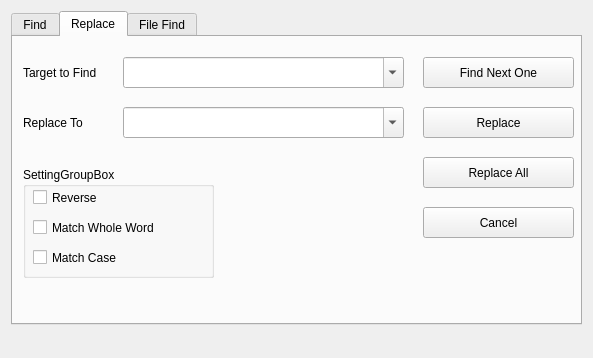
<?xml version="1.0" encoding="UTF-8"?>
<ui version="4.0">
 <class>FindDialog</class>
 <widget class="QDialog" name="FindDialog">
  <property name="geometry">
   <rect>
    <x>0</x>
    <y>0</y>
    <width>593</width>
    <height>358</height>
   </rect>
  </property>
  <property name="windowTitle">
   <string>Find</string>
  </property>
  <layout class="QGridLayout" name="gridLayout">
   <item row="0" column="0">
    <widget class="QTabWidget" name="tabWidget">
     <property name="font">
      <font>
       <family>Microsoft JhengHei UI</family>
      </font>
     </property>
     <property name="currentIndex">
      <number>1</number>
     </property>
     <property name="title" stdset="0">
      <string>SSS</string>
     </property>
     <widget class="QWidget" name="findTab">
      <property name="toolTip">
       <string>&lt;html&gt;&lt;head/&gt;&lt;body&gt;&lt;p&gt;Find String&lt;/p&gt;&lt;/body&gt;&lt;/html&gt;</string>
      </property>
      <property name="statusTip">
       <string extracomment="Find String of this doc"/>
      </property>
      <property name="accessibleName">
       <string>Find Find</string>
      </property>
      <attribute name="title">
       <string>Find</string>
      </attribute>
      <widget class="QLabel" name="targetLabel">
       <property name="geometry">
        <rect>
         <x>10</x>
         <y>20</y>
         <width>91</width>
         <height>31</height>
        </rect>
       </property>
       <property name="text">
        <string>Target to Find</string>
       </property>
      </widget>
      <widget class="QComboBox" name="comboBox">
       <property name="geometry">
        <rect>
         <x>110</x>
         <y>20</y>
         <width>281</width>
         <height>31</height>
        </rect>
       </property>
       <property name="editable">
        <bool>true</bool>
       </property>
      </widget>
      <widget class="QPushButton" name="findNextOneButton">
       <property name="geometry">
        <rect>
         <x>410</x>
         <y>20</y>
         <width>151</width>
         <height>31</height>
        </rect>
       </property>
       <property name="text">
        <string>Find Next One</string>
       </property>
      </widget>
      <widget class="QPushButton" name="countButton">
       <property name="geometry">
        <rect>
         <x>410</x>
         <y>70</y>
         <width>151</width>
         <height>31</height>
        </rect>
       </property>
       <property name="text">
        <string>Counts</string>
       </property>
      </widget>
      <widget class="QPushButton" name="cancelButton">
       <property name="geometry">
        <rect>
         <x>410</x>
         <y>170</y>
         <width>151</width>
         <height>31</height>
        </rect>
       </property>
       <property name="text">
        <string>Cancel</string>
       </property>
      </widget>
      <widget class="QGroupBox" name="groupBox">
       <property name="geometry">
        <rect>
         <x>10</x>
         <y>130</y>
         <width>191</width>
         <height>111</height>
        </rect>
       </property>
       <property name="title">
        <string>SettingGroupBox</string>
       </property>
       <widget class="QCheckBox" name="findReverseCk">
        <property name="geometry">
         <rect>
          <x>10</x>
          <y>20</y>
          <width>71</width>
          <height>21</height>
         </rect>
        </property>
        <property name="text">
         <string>Reverse</string>
        </property>
       </widget>
       <widget class="QCheckBox" name="matchWholeWordCk">
        <property name="geometry">
         <rect>
          <x>10</x>
          <y>50</y>
          <width>151</width>
          <height>21</height>
         </rect>
        </property>
        <property name="text">
         <string>Match Whole Word</string>
        </property>
       </widget>
       <widget class="QCheckBox" name="matchCaseCk">
        <property name="geometry">
         <rect>
          <x>10</x>
          <y>80</y>
          <width>91</width>
          <height>21</height>
         </rect>
        </property>
        <property name="text">
         <string>Match Case</string>
        </property>
       </widget>
      </widget>
      <widget class="QPushButton" name="showAllMatchesButon">
       <property name="geometry">
        <rect>
         <x>410</x>
         <y>120</y>
         <width>151</width>
         <height>31</height>
        </rect>
       </property>
       <property name="text">
        <string>Show All Matches</string>
       </property>
      </widget>
     </widget>
     <widget class="QWidget" name="replaceTab">
      <attribute name="title">
       <string>Replace</string>
      </attribute>
      <widget class="QPushButton" name="findNextOneButton_2">
       <property name="geometry">
        <rect>
         <x>410</x>
         <y>20</y>
         <width>151</width>
         <height>31</height>
        </rect>
       </property>
       <property name="text">
        <string>Find Next One</string>
       </property>
      </widget>
      <widget class="QComboBox" name="comboBox_2">
       <property name="geometry">
        <rect>
         <x>110</x>
         <y>20</y>
         <width>281</width>
         <height>31</height>
        </rect>
       </property>
       <property name="editable">
        <bool>true</bool>
       </property>
      </widget>
      <widget class="QLabel" name="targetLabel_2">
       <property name="geometry">
        <rect>
         <x>10</x>
         <y>20</y>
         <width>91</width>
         <height>31</height>
        </rect>
       </property>
       <property name="text">
        <string>Target to Find</string>
       </property>
      </widget>
      <widget class="QGroupBox" name="groupBox_2">
       <property name="geometry">
        <rect>
         <x>10</x>
         <y>130</y>
         <width>191</width>
         <height>111</height>
        </rect>
       </property>
       <property name="title">
        <string>SettingGroupBox</string>
       </property>
       <widget class="QCheckBox" name="findReverseCk_2">
        <property name="geometry">
         <rect>
          <x>10</x>
          <y>20</y>
          <width>71</width>
          <height>21</height>
         </rect>
        </property>
        <property name="text">
         <string>Reverse</string>
        </property>
       </widget>
       <widget class="QCheckBox" name="matchWholeWordCk_2">
        <property name="geometry">
         <rect>
          <x>10</x>
          <y>50</y>
          <width>151</width>
          <height>21</height>
         </rect>
        </property>
        <property name="text">
         <string>Match Whole Word</string>
        </property>
       </widget>
       <widget class="QCheckBox" name="matchCaseCk_2">
        <property name="geometry">
         <rect>
          <x>10</x>
          <y>80</y>
          <width>91</width>
          <height>21</height>
         </rect>
        </property>
        <property name="text">
         <string>Match Case</string>
        </property>
       </widget>
      </widget>
      <widget class="QLabel" name="replaceLabel">
       <property name="geometry">
        <rect>
         <x>10</x>
         <y>70</y>
         <width>91</width>
         <height>31</height>
        </rect>
       </property>
       <property name="text">
        <string>Replace To</string>
       </property>
      </widget>
      <widget class="QComboBox" name="comboBox_3">
       <property name="geometry">
        <rect>
         <x>110</x>
         <y>70</y>
         <width>281</width>
         <height>31</height>
        </rect>
       </property>
       <property name="editable">
        <bool>true</bool>
       </property>
      </widget>
      <widget class="QPushButton" name="cancelButton_2">
       <property name="geometry">
        <rect>
         <x>410</x>
         <y>170</y>
         <width>151</width>
         <height>31</height>
        </rect>
       </property>
       <property name="text">
        <string>Cancel</string>
       </property>
      </widget>
      <widget class="QPushButton" name="replaceButton">
       <property name="geometry">
        <rect>
         <x>410</x>
         <y>70</y>
         <width>151</width>
         <height>31</height>
        </rect>
       </property>
       <property name="text">
        <string>Replace</string>
       </property>
      </widget>
      <widget class="QPushButton" name="replaceAllButton">
       <property name="geometry">
        <rect>
         <x>410</x>
         <y>120</y>
         <width>151</width>
         <height>31</height>
        </rect>
       </property>
       <property name="text">
        <string>Replace All</string>
       </property>
      </widget>
     </widget>
     <widget class="QWidget" name="fileFindTab">
      <attribute name="title">
       <string>File Find</string>
      </attribute>
      <widget class="QLabel" name="targetLabel_3">
       <property name="geometry">
        <rect>
         <x>10</x>
         <y>20</y>
         <width>91</width>
         <height>31</height>
        </rect>
       </property>
       <property name="text">
        <string>Target to Find</string>
       </property>
      </widget>
      <widget class="QLabel" name="replaceLabel_2">
       <property name="geometry">
        <rect>
         <x>10</x>
         <y>70</y>
         <width>91</width>
         <height>31</height>
        </rect>
       </property>
       <property name="text">
        <string>Replace To</string>
       </property>
      </widget>
      <widget class="QComboBox" name="comboBox_4">
       <property name="geometry">
        <rect>
         <x>110</x>
         <y>20</y>
         <width>281</width>
         <height>31</height>
        </rect>
       </property>
       <property name="editable">
        <bool>true</bool>
       </property>
      </widget>
      <widget class="QComboBox" name="comboBox_5">
       <property name="geometry">
        <rect>
         <x>110</x>
         <y>70</y>
         <width>281</width>
         <height>31</height>
        </rect>
       </property>
       <property name="editable">
        <bool>true</bool>
       </property>
      </widget>
      <widget class="QLabel" name="fileTypeLabel">
       <property name="geometry">
        <rect>
         <x>10</x>
         <y>120</y>
         <width>91</width>
         <height>31</height>
        </rect>
       </property>
       <property name="text">
        <string>File Type</string>
       </property>
      </widget>
      <widget class="QComboBox" name="comboBox_6">
       <property name="geometry">
        <rect>
         <x>110</x>
         <y>120</y>
         <width>281</width>
         <height>31</height>
        </rect>
       </property>
       <property name="editable">
        <bool>true</bool>
       </property>
      </widget>
      <widget class="QLabel" name="directoryLabel">
       <property name="geometry">
        <rect>
         <x>10</x>
         <y>170</y>
         <width>91</width>
         <height>31</height>
        </rect>
       </property>
       <property name="text">
        <string>Directory</string>
       </property>
      </widget>
      <widget class="QComboBox" name="comboBox_7">
       <property name="geometry">
        <rect>
         <x>110</x>
         <y>170</y>
         <width>281</width>
         <height>31</height>
        </rect>
       </property>
       <property name="editable">
        <bool>true</bool>
       </property>
      </widget>
      <widget class="QToolButton" name="toolButton">
       <property name="geometry">
        <rect>
         <x>400</x>
         <y>170</y>
         <width>51</width>
         <height>31</height>
        </rect>
       </property>
       <property name="text">
        <string>...</string>
       </property>
      </widget>
      <widget class="QPushButton" name="findAllButton">
       <property name="geometry">
        <rect>
         <x>410</x>
         <y>20</y>
         <width>151</width>
         <height>31</height>
        </rect>
       </property>
       <property name="text">
        <string>Find All</string>
       </property>
      </widget>
     </widget>
    </widget>
   </item>
   <item row="1" column="0" rowspan="2">
    <widget class="QLabel" name="statusLabel">
     <property name="font">
      <font>
       <family>Microsoft JhengHei</family>
      </font>
     </property>
     <property name="text">
      <string/>
     </property>
    </widget>
   </item>
  </layout>
 </widget>
 <resources/>
 <connections/>
</ui>
